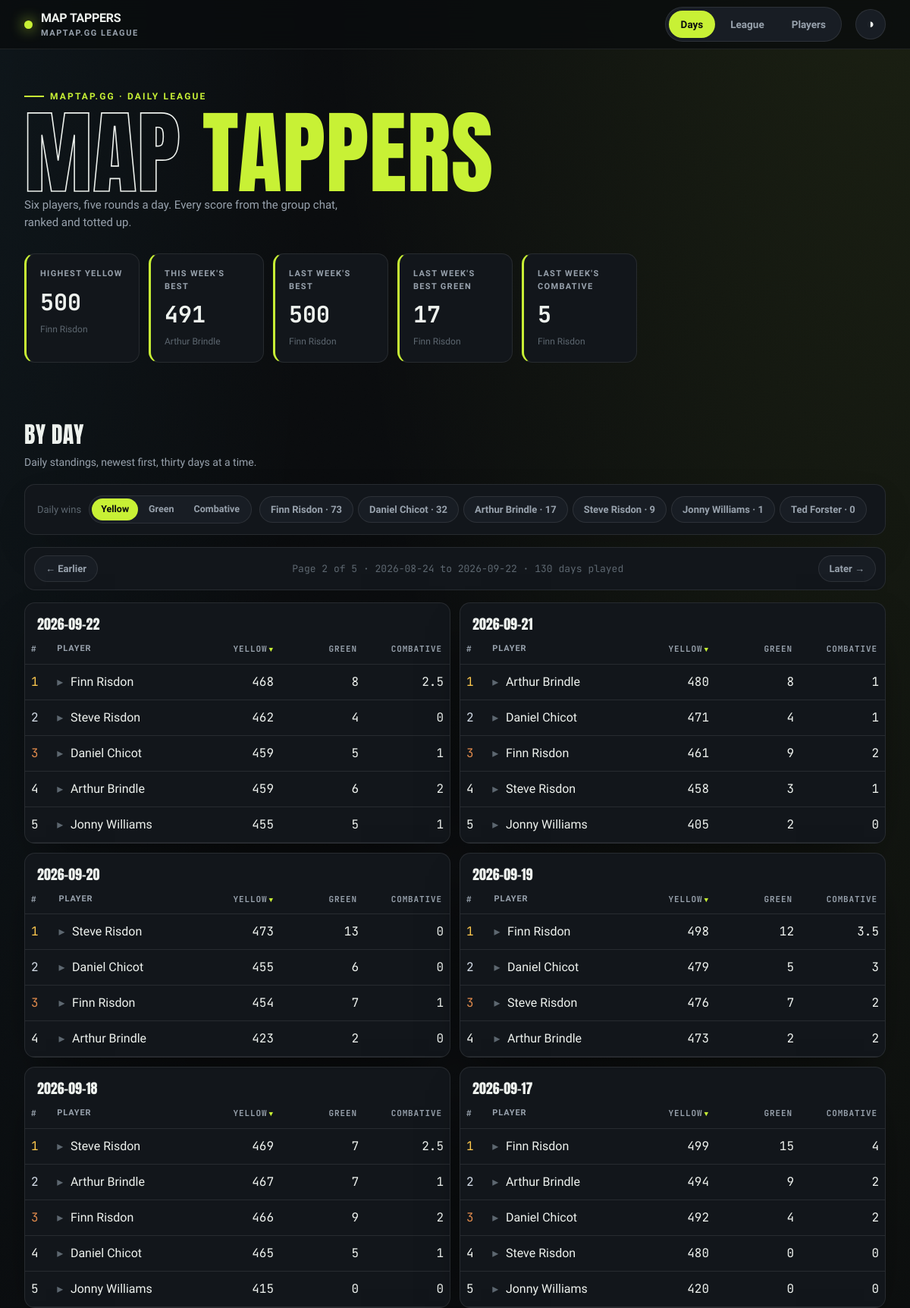
The page /days?page=2 (upper part) on the database its author committed.
### tables this page shows
CREATE TABLE entries (
    id INTEGER PRIMARY KEY,
    player TEXT NOT NULL,
    game_date TEXT NOT NULL,
    maptap_score INTEGER NOT NULL,
    UNIQUE (player, game_date)
);

### src/maptap/app.py (the view)
@app.get("/days", response_class=HTMLResponse)
def days(request: Request, page: int = 1):
    with closing(_conn()) as conn:
        context = {
            **daily_leaderboard_page(conn, page=page),
            "win_rows": [
                ("Yellow", daily_win_counts(conn, metric="cumulative")),
                ("Green", green_jersey_win_counts(conn)),
                ("Combative", combative_win_counts(conn)),
            ],
            "stats": hero_stats(conn),
            "active": "days",
        }
    return templates.TemplateResponse(request, "days.html", context)

### src/maptap/templates/days.html (shortened to what this page needs)
{% extends "base.html" %}
{% block content %}
{% macro pager() %}
{% if pages > 1 %}
<nav class="panel pager" aria-label="Earlier and later days">
    {% if page < pages %}<a class="chip pager-link" href="/days?page={{ page + 1 }}">← Earlier</a>{% else %}<span class="chip pager-link disabled" aria-disabled="true">← Earlier</span>{% endif %}
    <span class="pager-meta">Page {{ page }} of {{ pages }} · {{ days[-1].game_date }} to {{ days[0].game_date }} · {{ total_days }} days played</span>
    {% if page > 1 %}<a class="chip pager-link" href="{{ '/days' if page == 2 else '/days?page=' ~ (page - 1) }}">Later →</a>{% else %}<span class="chip pager-link disabled" aria-disabled="true">Later →</span>{% endif %}
</nav>
{% endif %}
{% endmacro %}
<h2 class="section-head">By day</h2>
<p class="section-sub">Daily standings, newest first{% if pages > 1 %}, thirty days at a time{% endif %}.</p>
<div class="panel toolbar">
    <span class="chip-label">Daily wins</span>
    <div class="seg" role="group" aria-label="Competition">
        {% for label, _ in win_rows %}
        <button type="button" class="seg-btn" aria-controls="wins-{{ label | lower }}" aria-pressed="{{ 'true' if loop.first else 'false' }}">{{ label }}</button>
        {% endfor %}
    </div>
    {% for label, win_counts in win_rows %}
    <div class="chips" id="wins-{{ label | lower }}"{% if not loop.first %} hidden{% endif %}>
        {% for w in win_counts %}
        <span class="chip static">{{ w.player }} · {{ w.wins }}</span>
        {% endfor %}
    </div>
    {% endfor %}
</div>
{{ pager() }}
<div class="day-grid">
    {% for day in days %}
    <div class="panel table-card">
        <table data-sortable>
            <caption>{{ day.game_date }}</caption>
            <thead>
                <tr>
                    <th class="num" data-sort="number" data-first="asc">#</th>
                    <th class="txt" data-sort="text">Player</th>
                    {% for key, label in [('cumulative', 'Yellow'), ('green', 'Green'), ('combative', 'Combative')] %}
                    <th class="num jersey" data-sort="number"{% if key == 'cumulative' %} data-sorted="desc"{% endif %}>{{ label }}</th>
                    {% endfor %}
                </tr>
            </thead>
            <tbody>
                {% for s in day.standings %}
                <tr role="button" tabindex="0" aria-expanded="false" aria-label="Show rounds for {{ s.player }}">
                    <td class="num medal-{{ s.position }}">{{ s.position }}</td>
                    <td class="txt"><span class="caret" aria-hidden="true">▸</span>{{ s.player }}</td>
                    <td class="num">{{ s.cumulative }}</td>
                    <td class="num">{{ s.green }}</td>
                    <td class="num">{{ s.combative_points }}</td>
                </tr>
                {% endfor %}
            </tbody>
        </table>
    </div>
    {% endfor %}
</div>
{% endblock %}

### src/maptap/templates/base.html (shortened to what this page needs)
<!DOCTYPE html>
<html lang="en-GB" data-theme="dark">
<head>
    <link rel="stylesheet" href="/static/styles.css">
</head>
<body>
    <nav class="nav">
        <div class="wrap nav-inner">
            <div class="brand">
                <span class="dot"></span>
                <span>MAP&nbsp;TAPPERS<small>maptap.gg league</small></span>
            </div>
            <div class="tabs">
                <a class="tab {{ 'active' if active == 'days' else '' }}" href="/days">Days</a>
                <a class="tab {{ 'active' if active == 'league' else '' }}" href="/league">League</a>
                <a class="tab {{ 'active' if active == 'players' else '' }}" href="/players">Players</a>
            </div>
            <button class="theme-btn" id="themeBtn" title="Toggle theme" aria-label="Toggle theme">◑</button>
        </div>
    </nav>
    <header class="hero">
        <div class="wrap">
            <span class="hero-tag">maptap.gg · daily league</span>
            <h1><span class="out">Map</span> <span class="em">Tappers</span></h1>
            <p class="hero-sub">{{ stats.player_count | number_word }} player{{ '' if stats.player_count == 1 else 's' }}, five rounds a day. Every score from the group chat, ranked and totted up.</p>
            <div class="stat-row">
                <div class="stat">
                    <div class="label">Highest Yellow</div>
                    <div class="value">{{ stats.highest_cumulative if stats.highest_cumulative is not none else '—' }}</div>
                    <div class="sub">{{ stats.highest_cumulative_player or '—' }}</div>
                </div>
                <div class="stat">
                    <div class="label">This Week's Best</div>
                    <div class="value">{{ stats.week_best if stats.week_best is not none else '—' }}</div>
                    <div class="sub">{{ stats.week_best_player or 'no rides yet' }}</div>
                </div>
                <div class="stat">
                    <div class="label">Last Week's Best</div>
                    <div class="value">{{ stats.last_week_best if stats.last_week_best is not none else '—' }}</div>
                    <div class="sub">{{ stats.last_week_best_player or 'no rides' }}</div>
                </div>
                <div class="stat">
                    <div class="label">Last Week's Best Green</div>
                    <div class="value">{{ stats.last_week_best_green if stats.last_week_best_green is not none else '—' }}</div>
                    <div class="sub">{{ stats.last_week_best_green_player or 'no rides' }}</div>
                </div>
                <div class="stat">
                    <div class="label">Last Week's Combative</div>
                    <div class="value">{{ stats.last_week_combative if stats.last_week_combative is not none else '—' }}</div>
                    <div class="sub">{{ stats.last_week_combative_player or 'no rides' }}</div>
                </div>
            </div>
        </div>
    </header>
    <main class="wrap">
        {% block content %}{% endblock %}
    </main>
</body>
</html>

### rows shown on the page
entries: player "Finn Risdon"
entries: player "Arthur Brindle"
entries: player "Finn Risdon"
entries: player "Daniel Chicot", wins "32"
entries: game_date "2026-08-24"
entries: game_date "2026-09-22", label "YELLOW" "GREEN" "COMBATIVE", position "3", player "Daniel Chicot", cumulative "459", green "5", combative_points "1"
entries: position "1", player "Finn Risdon", cumulative "468", green "8", combative_points "2.5"
entries: position "2", player "Steve Risdon", cumulative "462", green "4", combative_points "0"
entries: position "4", player "Arthur Brindle", cumulative "459", green "6", combative_points "2"
entries: position "5", player "Jonny Williams", cumulative "455", green "5", combative_points "1"
entries: game_date "2026-09-21", label "YELLOW" "GREEN" "COMBATIVE", position "2", player "Daniel Chicot", cumulative "471", green "4", combative_points "1"
entries: position "1", player "Arthur Brindle", cumulative "480", green "8", combative_points "1"
entries: position "3", player "Finn Risdon", cumulative "461", green "9", combative_points "2"
entries: position "4", player "Steve Risdon", cumulative "458", green "3", combative_points "1"
entries: position "5", player "Jonny Williams", cumulative "405", green "2", combative_points "0"
entries: game_date "2026-09-20", label "YELLOW" "GREEN" "COMBATIVE", position "2", player "Daniel Chicot", cumulative "455", green "6", combative_points "0"
entries: position "1", player "Steve Risdon", cumulative "473", green "13", combative_points "0"
entries: position "3", player "Finn Risdon", cumulative "454", green "7", combative_points "1"
entries: position "4", player "Arthur Brindle", cumulative "423", green "2", combative_points "0"
entries: game_date "2026-09-19", label "YELLOW" "GREEN" "COMBATIVE", position "3", player "Steve Risdon", cumulative "476", green "7", combative_points "2"
entries: position "1", player "Finn Risdon", cumulative "498", green "12", combative_points "3.5"
entries: position "2", player "Daniel Chicot", cumulative "479", green "5", combative_points "3"
entries: position "4", player "Arthur Brindle", cumulative "473", green "2", combative_points "2"
entries: game_date "2026-09-18", label "YELLOW" "GREEN" "COMBATIVE", position "4", player "Daniel Chicot", cumulative "465", green "5", combative_points "1"
entries: position "1", player "Steve Risdon", cumulative "469", green "7", combative_points "2.5"
entries: position "2", player "Arthur Brindle", cumulative "467", green "7", combative_points "1"
entries: position "3", player "Finn Risdon", cumulative "466", green "9", combative_points "2"
entries: position "5", player "Jonny Williams", cumulative "415", green "0", combative_points "0"
entries: game_date "2026-09-17", label "YELLOW" "GREEN" "COMBATIVE", position "3", player "Daniel Chicot", cumulative "492", green "4", combative_points "2"
entries: position "1", player "Finn Risdon", cumulative "499", green "15", combative_points "4"
entries: position "2", player "Arthur Brindle", cumulative "494", green "9", combative_points "2"
entries: position "4", player "Steve Risdon", cumulative "480", green "0", combative_points "0"
entries: position "5", player "Jonny Williams", cumulative "420", green "0", combative_points "0"

### other values the page prints
{{ stats.player_count | number_word }} "Six"
{{ '' if stats.player_count == 1 else 's' }} "s"
{{ stats.week_best if stats.week_best is not none else '—' }} "491"
{{ stats.last_week_best if stats.last_week_best is not none else '—' }} "500"
{{ label }} "Yellow" "Green" "Combative"
{{ w.player }} "Finn Risdon" "Arthur Brindle" "Steve Risdon" "Jonny Williams" "Ted Forster"
{{ w.wins }} "73" "17" "9" "1" "0"
{{ page }} "2"
{{ pages }} "5"
{{ total_days }} "130"
